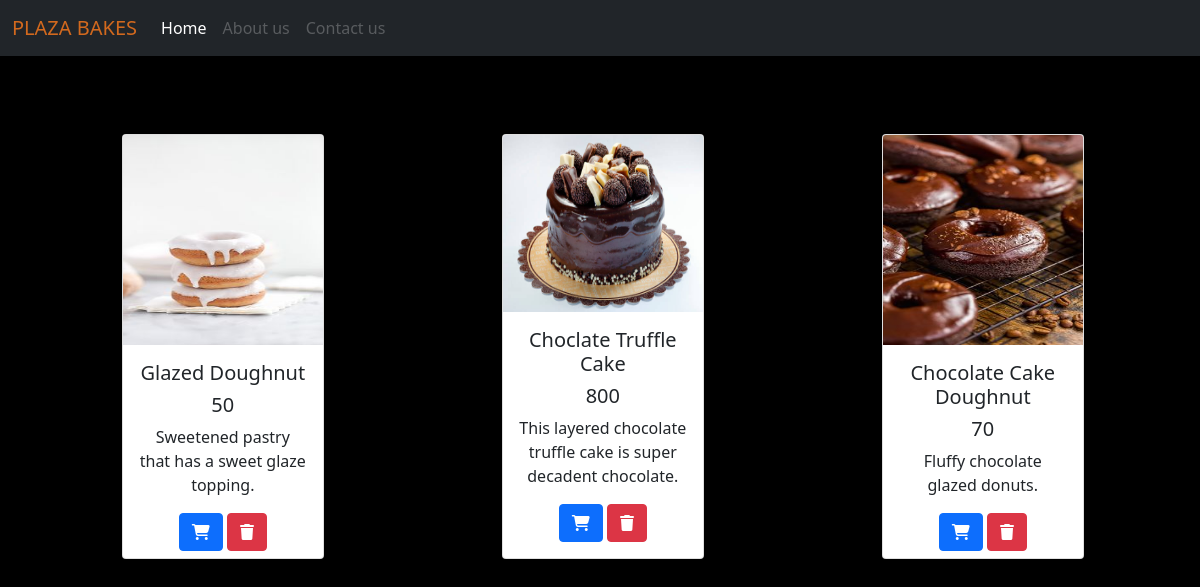
/plazaapp/wishlistdisplay/ (signed in), run on the app's committed database.
### plazaapp/models.py (models this page shows, shortened)
class wishlist(models.Model):
    user_id = models.IntegerField()
    productname = models.CharField(max_length=30)
    price = models.IntegerField()
    discription = models.CharField(max_length=100)
    image = models.FileField()

### plazaapp/views.py (the view)
# urls.py: path('wishlistdisplay/', wishlistdisplay),
def wishlistdisplay(request):
    u_id= request.session['uid']
    a=wishlist.objects.all()
    imagepd = []
    name = []
    pr = []
    des = []
    id = []
    user_id = []
    for i in a:
        id1 = i.id
        id.append(id1)
        im = i.image
        imagepd.append(str(im).split('/')[-1])
        nm = i.productname
        name.append(nm)
        prs = i.price
        pr.append(prs)
        dcrn = i.discription
        des.append(dcrn)
        us_id = i.user_id
        user_id.append(us_id)
    mylist = zip(imagepd, name, pr, des,id, user_id)
    return render(request, 'wishlist.html', {'mylist': mylist, 'u_id': u_id})

### plazaapp/templates/wishlist.html (shortened to what this page needs)
<!DOCTYPE html>
<html lang="en">
<head>
    <link href="https://cdn.jsdelivr.net/npm/bootstrap@5.0.2/dist/css/bootstrap.min.css" rel="stylesheet">
</head>
<body style="background-color: black;">
<nav class="navbar navbar-expand-lg navbar-dark bg-dark">
  <div class="container-fluid">
    <a class="navbar-brand" href="#" id="plaza">PLAZA BAKES</a>
    <div class="collapse navbar-collapse" id="navbarNavAltMarkup">
      <div class="navbar-nav">
        <a class="nav-link active" aria-current="page" href="http://127.0.0.1:8000/plazaapp/userprof/">Home</a>
        <a class="nav-link disabled" href="#" tabindex="-1" aria-disabled="true">About us</a>
        <a class="nav-link disabled" href="#" tabindex="-1" aria-disabled="true">Contact us</a>
      </div>
    </div>
  </div>
</nav>
<div class="container mt-5">
    <div class="row">
        {% for i,j,k,l,m,n in mylist %}
        {% if n == u_id %}
          <div class="col-sm-12 col-lg-4 d-flex justify-content-centre text-center text-center pb-4">
              <div class="card" style="width: 12.6rem;height: 425px; margin-left:80px; margin-top:30px">
                  <img src="/static/{{i}}"style="width:200px; height:210px;  " class="card-img-top" alt="..." >
                  <div class="card-body">
                    <h5 class="card-title">{{j}}</h5>
                    <h5 class="card-text">{{k}}</h5>
                      <p class="card-text"> {{l}}</p>
                    <a href="http://127.0.0.1:8000/plazaapp/addcart/{{m}}" class="btn btn-primary"><i class="fa-solid fa-cart-shopping"></i></a>
                      <a href="http://127.0.0.1:8000/plazaapp/wishlistremove/{{m}}" class="btn btn-danger" style=""><i class="fa-solid fa-trash"></i></a>
                  </div>
              </div>
          </div>
        {% endif %}
        {% endfor %}
    </div>
</div>
</body>
</html>

### plazaapp/templates/wishlist.html (style rules this page uses)
#plaza { color: chocolate; }

### data on the page
wishlist: mylist "Glazed Doughnut", mylist "Sweetened pastry that has a sweet glaze topping."
wishlist: mylist "Choclate Truffle Cake", mylist "This layered chocolate truffle cake is super decadent chocolate."
wishlist: mylist "Chocolate Cake Doughnut", mylist "Fluffy chocolate glazed donuts."

### other printed values
{{ k }} "50" "800" "70"
